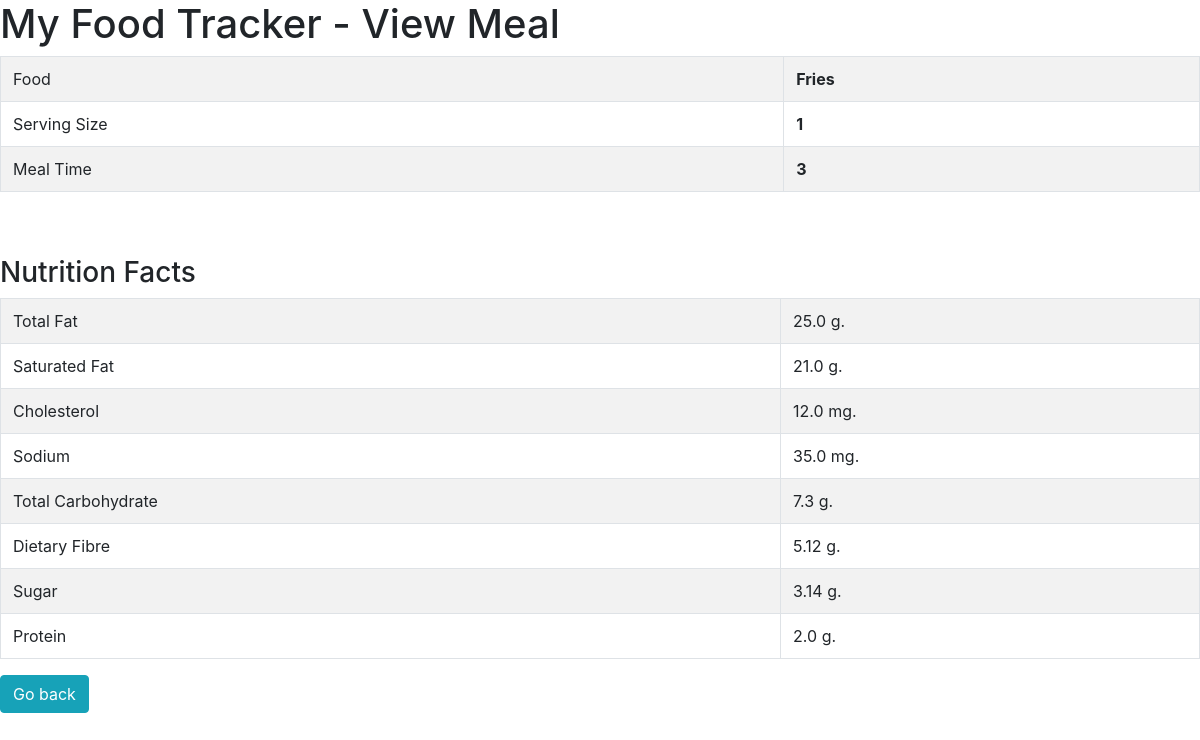
Page /view_meal/2 on the committed database.
### food/models.py (models this page shows, shortened)
class Meal(models.Model):
	BREAKFAST = 1
	MORNING_SNACK = 2
	LUNCH = 3
	AFTERNOON_SNACK = 4
	DINNER = 5
	EVENING_SNACK = 6
	MEAL_TIME_TYPES = (
		(BREAKFAST, "Breakfast"),
		(MORNING_SNACK, "Morning Snack"),
		(LUNCH, "Lunch"),
		(AFTERNOON_SNACK, "Afternoon Snack"),
		(DINNER, "Dinner"),
		(EVENING_SNACK, "Evening Snack")
	)
	food = models.ForeignKey(Food, verbose_name="Food" , on_delete = models.CASCADE)
	serving_size = models.IntegerField(verbose_name="Serving Size")
	meal_time = models.IntegerField(verbose_name="Meal Time", choices=MEAL_TIME_TYPES)
	def get_total_totalfat(self):
		return self.serving_size * self.food.total_fat
	def get_total_satfat(self):
		return self.serving_size * self.food.saturated_fat
	def get_total_cholesterol(self):
		return self.serving_size * self.food.cholesterol
	def get_total_sodium(self):
		return self.serving_size * self.food.sodium
	def get_total_carbs(self):
		return self.serving_size * self.food.total_carbohydrate
	def get_total_fibre(self):
		return self.serving_size * self.food.dietary_fibre
	def get_total_sugar(self):
		return self.serving_size * self.food.sugar
	def get_total_protein(self):
		return self.serving_size * self.food.protein

class Food(models.Model):
	name = models.CharField(verbose_name = "Food Name", max_length = 200)
	calories = models.FloatField(verbose_name = "Calories (kcal)")
	total_fat = models.FloatField(verbose_name = "Total Fat (g)")
	saturated_fat = models.FloatField(verbose_name = "Saturated Fat (g)")
	cholesterol = models.FloatField(verbose_name = "Cholesterol (mg)")
	sodium = models.FloatField(verbose_name = "Sodium (mg)")
	total_carbohydrate = models.FloatField(verbose_name = "Total Carbohydrate (g)")
	dietary_fibre = models.FloatField(verbose_name = "Dietary Fibre (g)")
	sugar = models.FloatField(verbose_name = "Sugar (g)")
	protein = models.FloatField(verbose_name = "Protein (g)")
	def __str__(self):
		return "%s" % self.name

### food/views.py (the view)
# urls.py: url(r'^view_meal/(?P<meal_id>\d+)$', view_meal, name = 'view_meal'),
def view_meal(request, meal_id):
	template = "view_meal.html"
	meals = Meal.objects.get(id = int(meal_id))
	foods = Food.objects.get(id = int(meal_id))
	context = {
		'meals': meals,
		'foods': foods,
	}
	return render(request, template, context)

### templates/view_meal.html (shortened to what this page needs)
<html>
	<head>
		<link rel="stylesheet" href="https://stackpath.bootstrapcdn.com/bootstrap/4.1.1/css/bootstrap.min.css">
	</head>
	<body>
		<h1>My Food Tracker - View Meal</h1>
			<table class="table table-striped table-bordered">
				<tr>
					<td>Food</td>
					<td><b>{{ meals.food }}</b></td>
				</tr>
				<tr>
					<td>Serving Size</td>
					<td><b>{{ meals.serving_size }}</b></td>
				</tr>
				<tr>
					<td>Meal Time</td>
					<td><b>{{ meals.meal_time }}</b></td>
				</tr>
			</table>
<br><br>
<h3>Nutrition Facts</h3>
			<table class="table table-striped table-bordered">
				<tr>
					<td>Total Fat</td>
					<td>{{ meals.get_total_totalfat }} g.</td>
				</tr>
				<tr>
					<td>Saturated Fat</td>
					<td>{{ meals.get_total_satfat }} g.</td>
				</tr>
				<tr>
					<td>Cholesterol</td>
					<td>{{ meals.get_total_cholesterol }} mg.</td>
				</tr>
				<tr>
					<td>Sodium</td>
					<td>{{ meals.get_total_sodium }} mg.</td>
				</tr>
				<tr>
					<td>Total Carbohydrate</td>
					<td>{{ meals.get_total_carbs }} g.</td>
				</tr>
				<tr>
					<td>Dietary Fibre</td>
					<td>{{ meals.get_total_fibre }} g.</td>
				</tr>
				<tr>
					<td>Sugar</td>
					<td>{{ meals.get_total_sugar }} g.</td>
				</tr>
				<tr>
					<td>Protein</td>
					<td>{{ meals.get_total_protein }} g.</td>
				</tr>
			</table>
			<a class="btn btn-info" href="{% url 'food:index' %}">Go back</a>
	</body>
</html>

### rows in the picture
Meal: food "Fries", serving_size "1", meal_time "3", get_total_totalfat "25.0", get_total_satfat "21.0", get_total_cholesterol "12.0", get_total_sodium "35.0", get_total_carbs "7.3", get_total_fibre "5.12", get_total_sugar "3.14", get_total_protein "2.0"
